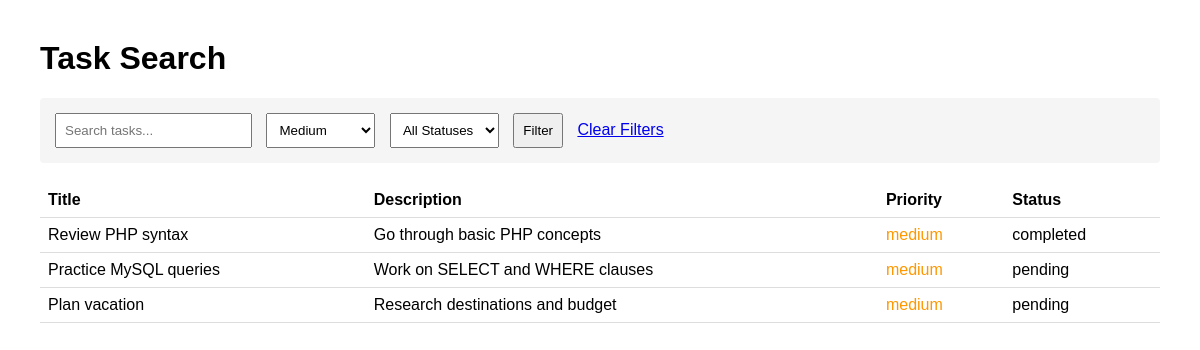
The app's page /exercise3-search/index.php?priority=medium with its own data.
### tables this page shows
CREATE TABLE tasks (
    id INT AUTO_INCREMENT PRIMARY KEY,
    user_id INT NOT NULL,
    title VARCHAR(100) NOT NULL,
    description TEXT,
    priority ENUM('low', 'medium', 'high') DEFAULT 'medium',
    status ENUM('pending', 'in_progress', 'completed') DEFAULT 'pending',
    completed_at TIMESTAMP NULL,
    created_at TIMESTAMP DEFAULT CURRENT_TIMESTAMP,
    FOREIGN KEY (user_id) REFERENCES users(id)
);

### exercise3-search/index.php (the view, shortened to what this page needs)
<?php
require_once "../config.php";
$search = isset($_GET['search']) ? trim($_GET['search']) : '';
$priority = isset($_GET['priority']) ? $_GET['priority'] : '';
$status = isset($_GET['status']) ? $_GET['status'] : '';
$sql = "SELECT * FROM tasks WHERE 1=1";
$params = [];
if ($priority) {
    $sql .= " AND priority = ?";
    $params[] = $priority;
}
$sql .= " ORDER BY created_at DESC";
$statement = $connection->prepare($sql);
$statement->execute($params);
$tasks = $statement->fetchAll(PDO::FETCH_ASSOC);
?>
<!DOCTYPE html>
<html lang="en">
<head>
</head>
<body>
    <main>
        <header>
            <h1>Task Search</h1>
        </header>
        <section class="filters">
            <form method="get">
                <input type="text" name="search" placeholder="Search tasks..."
                       value="<?php echo htmlspecialchars($search); ?>">
                <select name="priority">
                    <option value="medium" <?php echo $priority === 'medium' ? 'selected' : ''; ?>>Medium</option>
                </select>
                <select name="status">
                    <option value="">All Statuses</option>
                </select>
                <input type="submit" value="Filter">
                <?php if($search || $priority || $status): ?>
                    <a href="index.php">Clear Filters</a>
                <?php endif; ?>
            </form>
        </section>
        <section>
            <table>
                <thead>
                    <tr>
                        <th>Title</th>
                        <th>Description</th>
                        <th>Priority</th>
                        <th>Status</th>
                    </tr>
                </thead>
                <tbody>
                    <?php foreach($tasks as $task): ?>
                    <tr>
                        <td><?php echo htmlspecialchars($task['title']); ?></td>
                        <td><?php echo htmlspecialchars($task['description']); ?></td>
                        <td class="priority-<?php echo $task['priority']; ?>">
                            <?php echo htmlspecialchars($task['priority']); ?>
                        </td>
                        <td><?php echo htmlspecialchars($task['status']); ?></td>
                    </tr>
                    <?php endforeach; ?>
                </tbody>
            </table>
        </section>
    </main>
</body>
</html>

### exercise3-search/index.php (style rules this page uses)
body { font-family: Arial; margin: 40px; }
.filters { margin-bottom: 20px; padding: 15px; background: #f5f5f5; border-radius: 4px; }
.filters input, .filters select { padding: 8px; margin-right: 10px; }
table { width: 100%; border-collapse: collapse; margin-top: 20px; }
th, td { padding: 8px; text-align: left; border-bottom: 1px solid #ddd; }
.priority-medium { color: #ff9800; }

### records on screen
tasks: title "Review PHP syntax", description "Go through basic PHP concepts", priority "medium", status "completed"
tasks: title "Practice MySQL queries", description "Work on SELECT and WHERE clauses", priority "medium", status "pending"
tasks: title "Plan vacation", description "Research destinations and budget", priority "medium", status "pending"
